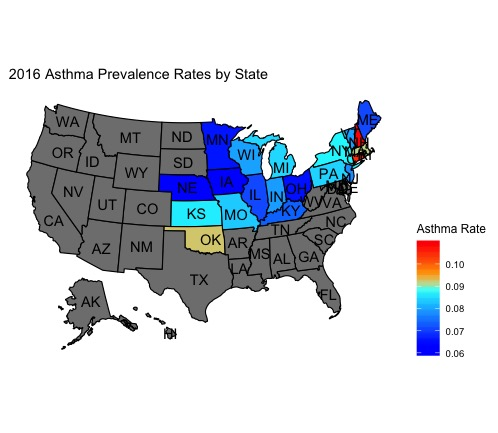

Reproduce this figure in R.
###------------------------------------
## Script for Spatial Data Analysis
## 2016 data
## Subset on 22 Northeast/Midwest states
##--------------------------------------

## load libraries
rm(list=ls())
library(data.table)
library(readxl)
library(RColorBrewer)
library(classInt)
library(geoR)
library(spBayes)
library(fields)
library(MBA)
library(akima)
library(ggplot2)
library(usmap)
library(colorRamps)
library(gstat)
library(CARBayes)
library(maptools)
library(spdep)
library(dplyr)
library(coda)

## set working directory
# setwd("~/repos/biostat-696-project")
# setwd("~/Documents/BIOSTATS 696 - Spatial Data Analysis/biostat-696-project")

## Read in the data
asthma = data.table(read.csv("2016Asthma_Final_w_KrigingParams_PM25.csv"))
asthma$fips = as.numeric(fips(asthma$state))

###-------------------------------------
## Subset on states with data/neighbors
## total of 22 states
###-------------------------------------
asthma[which(asthma$state == "New Hampshire"), "asthma_count"] = 28477
### 4/20 update -> I found 2015 asthma % data for Iowa (wrote about it more in the Overleaf paper)
# assuming the asthma rate stayed constant into the next year, multiply Iowa population by 0.06: 
asthma[which(asthma$state == "Iowa"), "asthma_count"] = 43822
## NOTE: MUST CHANGE POPULATION COUNTS TO REFLECT CHANGE IN YEAR

states_subset = c("Maine", "New Hampshire", "Vermont", "New York",
                  "Massachusetts", "Connecticut", "Rhode Island",
                  "New Jersey", "Pennsylvania", "Ohio", "Wisconsin",
                  "Indiana", "Kentucky", "Michigan", "Illinois",
                  "Missouri", "Iowa", "Minnesota", "Nebraska", 
                  "Kansas", "Oklahoma")
asthma_sub = asthma %>%
  filter(state %in% states_subset)

plot_usmap(data = asthma_sub[,1:3], values = "asthma_count", lines = "black", labels = TRUE) + 
  scale_fill_gradientn(colours=blue2red(8), name="Asthma Count") +
  theme(legend.position = "right") + 
  labs(title="2016 Asthma Counts")

asthma_percentage = asthma_sub$asthma_count / asthma_sub$total_population
plot_usmap(data = cbind(asthma_sub[,1:2], asthma_percentage), values = "asthma_percentage", lines = "black", labels = TRUE) + 
  scale_fill_gradientn(colours=blue2red(8), name="Asthma Rate") +
  theme(legend.position = "right") + 
  labs(title="2016 Asthma Prevalence Rates by State")


## AQI graph
plot_usmap(data = asthma_sub, values = "meanAQI.Ozone", lines = "black", labels = TRUE) + 
  scale_fill_gradientn(colours=blue2red(8), name="Mean AQI") +
  theme(legend.position = "right") + 
  labs(title="2016 Mean AQI by State")


####-----------------------------
## test moran's I for overall counts
####-----------------------------
# create spatial polygon of US
US = map("state",fill=TRUE,plot=FALSE)
US.poly = map2SpatialPolygons(US,IDs=sapply(strsplit(US$names,":"),function(x) x[1]),
                              proj4string=CRS("+proj=longlat + datum=wgs84"))
US.poly = US.poly[which(names(US.poly) %in% tolower(states_subset))]
US.nb = poly2nb(US.poly)
US.weights = nb2WB(US.nb)
US.list.w = nb2listw(US.nb)

# test Moran's I
moran.test(asthma_sub$asthma_count / asthma_sub$total_population, 
           listw = US.list.w, randomisation=FALSE)

  # Moran's I value is .0278 with corresponding pvalue = .3122 which is not significant at a 0.05 significance level, 
  # indicating that we fail to reject the null hypothesis and conclude that there is no spatial autocorrelation in the 
  # percentage of children in the population who have asthma between states

###----------------------------------
## test Moran's I for health indicators model
###----------------------------------
health_model = glm(asthma_count ~ offset(log(total_population)) + obesity_rate_2016 + pct_daily_smokers,
                   family = "poisson",
                   data = asthma_sub)
summary(health_model)
  # all variables significant
  # beta_obesity = -0.017, beta_smoking = -0.71
  # there seems to be a decrease in the prevalence of asthma with higher rates of obesity and smoking ????

moran.test(residuals(health_model),
           listw = US.list.w, randomisation = FALSE)
  # Moran's I value is -0.0673 with corresponding pvalue = .5 which is not significant at the 0.05 significance level,
  # indicating that we fail to reject the null hypothesis and conclude that there is no spatial autocorrelation in the
  # residuals of the number of children who get asthma when predicted by obesity rate and percentage of smokers in the population


###-------------------------------------
## Disease mapping for health indicators
###------------------------------------
set.seed(696)

# get weights
adj.US = US.weights$adj
rep.US = rep(1:nrow(asthma_sub),US.weights$num)
W = matrix(0, nrow(asthma_sub), nrow(asthma_sub))
for (i in 1:nrow(asthma_sub)) {
  W[i, adj.US[rep.US == i]] = rep(1, US.weights$num[i])
}

asthma_count = round(asthma_sub$asthma_count / 1000)
total_population = round(asthma_sub$total_population / 1000)

# run bayesian disease mapping model
health_dismap = S.CARleroux(formula = asthma_count ~ 
                            offset(log(total_population)) + 
                            asthma_sub$obesity_rate_2016 + asthma_sub$pct_daily_smokers,
                          W=W,
                          family = "poisson",
                          rho = 1,
                          burnin = 50000,
                          n.sample = 200000,
                          thin = 1,
                          prior.mean.beta = NULL,
                          prior.var.beta = NULL,
                          prior.nu2 = NULL,
                          prior.tau2 = NULL,
                          verbose = TRUE)




health_dismap$summary.results
  # obesity: non-significant based on the 95% credible interval. Overall, obesity is negatively related to asthma prevalence
  # smoking: non-significant based on the 95% credible interval. Overall, smoking is positively related to asthma prevalence
  # tau^2: measure of spatial variation. The estimate is positive suggesting that we have more events than what we would expect randomly

## function to get traceplots 
numBetas <- c("intercept","obesity_rate_2016", "pct_daily_smokers") #intercept + covariates 
traceplot(health_dismap$samples$beta, main="Trace of the Parameters")

## for loop to make the traceplots of the betas 
for(i in 1:length(numBetas)){
  traceplot(test[,i], main=paste0("Trace of ",numBetas[i]))
}

## traceplots of the spatial parameters 
traceplot(health_dismap$samples$tau2)
traceplot(health_dismap$samples$phi)

# posterior median
health_samples = health_dismap$samples$phi
health_median = as.numeric(apply(health_samples, 2, median))

plotclr = brewer.pal(4, "RdBu")[4:1]
class = classIntervals(health_median, 4,
                       style = "fixed",
                       fixedBreaks = c(-.12, -.06, 0, .06, .12))
colcode = findColours(class, plotclr)
plot(US.poly, border = "black", axes = TRUE, main = "Spatial Random Effects of Health Model\nPosterior Median")
plot(US.poly, col = colcode, add = TRUE)
legend(x = "bottomright", legend = c("[-.12, -.06)", "[-.06, 0)", "[0, .06)", "[.06, .12]"),
       fill = plotclr, cex = .75, ncol = 1, bty = "n")
  # Most of the states in the Midwest have negative median spatial effects, meaning that those
  # states had less asthma than would be expected by their smoking and obesity levels. 
  # Contrasting, most of the Northeast had more asthma than would be exptected by their smoking
  # and obesity levels.

# posterior 95% lower confidence interval bound
health_lower = as.numeric(apply(health_samples, 2, quantile, .025))

plotclr = brewer.pal(4, "Blues")[4:1]
class = classIntervals(health_lower, 4,
                       style = "fixed",
                       fixedBreaks = c(-.27, -.20, -.14, -.08, 0))
colcode = findColours(class, plotclr)
plot(US.poly, border = "black", axes = TRUE, main = "Spatial Random Effects of Health Model\nLower Bound")
plot(US.poly, col = colcode, add = TRUE)
legend(x = "bottomright", legend = c("[-.27, -.20)", "[-.20, -.14)", "[-.14, -.08)", "[-.08, 0]"),
       fill = plotclr, cex = .75, ncol = 1, bty = "n")
  # All of the states have a negative lower bound of their spatial random effects

# posterior 95% upper confidence interval bound
health_upper = as.numeric(apply(health_samples, 2, quantile, .975))

plotclr = brewer.pal(4, "Reds")[1:4]
class = classIntervals(health_upper, 4,
                       style = "fixed",
                       fixedBreaks = c(0, .08, .16, .24, .32))
colcode = findColours(class, plotclr)
plot(US.poly, border = "black", axes = TRUE, main = "Spatial Random Effects of Health Model\nUpper Bound")
plot(US.poly, col = colcode, add = TRUE)
legend(x = "bottomright", legend = c("[0, .08)", "[.08, .16)", "[.16, .24)", "[.24, .32]"),
       fill = plotclr, cex = .75, ncol = 1, bty = "n")
  # All of the states have a positive upper bound of their spatial random effects

  # since all of the lower bounds of the spatial random effects were negative and all of the upper bounds
  # of the upper bounds of the spatial random effects were positive, no states have a significant
  # difference in their asthma prevalence than would be expected by smoking and obesity values within that state


###-------------------------------------
## Disease mapping for environmental indicators
###------------------------------------

env_dismap = S.CARleroux(formula = asthma_count ~ 
                              offset(log(total_population)) + 
                              asthma_sub$meanAQI.PM2.5 + asthma_sub$meanAQI.Ozone +asthma_sub$meanAQI.Other,
                            W=W,
                            family = "poisson",
                            burnin = 50000,
                            n.sample = 200000,
                            thin = 1,
                            prior.mean.beta = NULL,
                            prior.var.beta = NULL,
                            prior.nu2 = NULL,
                            prior.tau2 = NULL,
                            verbose = TRUE)

### Traceplots for the beta parameters and spatial parameters: 

## function to get traceplots of the parameters 
environ_betas <- c("intercept","meanAQI.PM2.5", "meanAQI.Ozone") #intercept + covariates 
colnames(env_dismap$samples$beta) <- betas


## for loop to make the traceplots + density plots of the betas 
for(i in 1:length(environ_betas)){
  traceplot(env_dismap$samples$beta[,i], main=paste0("Trace of ",environ_betas[i]))
  plot(density(env_dismap$samples$beta[,i]), main=paste0("Density of ",environ_betas[i]))
}

## traceplots + density plots of the spatial parameters 
traceplot(env_dismap$samples$phi, main="Traceplot of Phi")
plot(density(env_dismap$samples$phi), main="Density of Phi")
traceplot(env_dismap$samples$tau2)


env_dismap$summary.results
  # PM2.5: non-significant based on the 95% credible interval. Overall, PM2.5 is positively related to asthma prevalence
  # ozone: non-significant based on the 95% credible interval. Overall, ozone concentration is positively related to asthma prevalence
  # tau^2: measure of spatial variation. The estimate is positive suggesting that we have more events than what we would expect randomly

# posterior median
env_samples = env_dismap$samples$phi
env_median = as.numeric(apply(env_samples, 2, median))

plotclr = brewer.pal(4, "RdBu")[4:1]
class = classIntervals(env_median, 4,
                       style = "fixed",
                       fixedBreaks = c(-.12, -.06, 0, .06, .12))
colcode = findColours(class, plotclr)
plot(US.poly, border = "black", axes = TRUE, main = "Spatial Random Effects of Environmental Model\nPosterior Median")
plot(US.poly, col = colcode, add = TRUE)
legend(x = "bottomright", legend = c("[-.12, -.06)", "[-.06, 0)", "[0, .06)", "[.06, .12]"),
       fill = plotclr, cex = .75, ncol = 1, bty = "n")
  # Most of the states in the Midwest have negative median spatial effects, meaning that those
  # states had less asthma than would be expected by their PM2.5 and ozone concentration levels. 
  # Contrasting, the Northeast had more asthma than would be exptected by their PM2.5 and ozone
  # concentration levels.

# posterior 95% lower confidence interval bound
env_lower = as.numeric(apply(env_samples, 2, quantile, .025))

plotclr = brewer.pal(4, "Blues")[4:1]
class = classIntervals(env_lower, 4,
                       style = "fixed",
                       fixedBreaks = c(-.27, -.20, -.14, 0, .005))
colcode = findColours(class, plotclr)
plot(US.poly, border = "black", axes = TRUE, main = "Spatial Random Effects of Environmental Model\nLower Bound")
plot(US.poly, col = colcode, add = TRUE)
legend(x = "bottomright", legend = c("[-.27, -.20)", "[-.20, -.14)", "[-.14, 0)", "[0, .005]"),
       fill = plotclr, cex = .75, ncol = 1, bty = "n")
  # Most of the states have a negative lower bound of their spatial random effects
  # except for Massachusetts which has a sligtly positive upper bound

# posterior 95% upper confidence interval bound
env_upper = as.numeric(apply(env_samples, 2, quantile, .975))

plotclr = brewer.pal(4, "Reds")[1:4]
class = classIntervals(env_upper, 4,
                       style = "fixed",
                       fixedBreaks = c(-.005, 0, .15, .22, .31))
colcode = findColours(class, plotclr)
plot(US.poly, border = "black", axes = TRUE, main = "Spatial Random Effects of Environmental Model\nUpper Bound")
plot(US.poly, col = colcode, add = TRUE)
legend(x = "bottomright", legend = c("[-.005, 0)", "[0, .15)", "[.15, .22)", "[.22, .31]"),
       fill = plotclr, cex = .75, ncol = 1, bty = "n")
  # Most of the states have a positive upper bound of their spatial random effects
  # Ohio and Illinois have negative upper bounds of thier spatial random effects. 

  # overall most of the states do not have significant spatial random effects, meaning that their
  # asthma prevalence is no different than what we would expect given their PM2.5 and ozone concentration
  # levels. Contrasting, Ohio and Illinois have negative spatial random effects meaning that they have less
  # asthma prevalence than would be expected by their PM2.5 and ozone concentration whereas Massachusetts
  # has a positive spatial random effect and thus has more asthma than would be expected by PM2.5 and
  # ozone concentration. 

###-------------------------------------
## Disease mapping for socioeconomic indicators
###------------------------------------

socio_dismap = S.CARleroux(formula = asthma_count ~ 
                           offset(log(total_population)) + 
                           asthma_sub$pct_black + asthma_sub$pct_high_school,
                         W=W,
                         family = "poisson",
                         rho = 1,
                         burnin = 50000,
                         n.sample = 200000,
                         thin = 1,
                         prior.mean.beta = NULL,
                         prior.var.beta = NULL,
                         prior.nu2 = NULL,
                         prior.tau2 = NULL,
                         verbose = TRUE)

## function to get traceplots 
socio_betas <- c("intercept","pct_black", "pct_high_school") #intercept + covariates 
colnames(env_dismap$samples$beta) <- socio_betas


## for loop to make the traceplots of the betas 
for(i in 1:length(socio_betas)){
  traceplot(env_dismap$samples$beta[,i], main=paste0("Trace of ",socio_betas[i]))
  plot(density(env_dismap$samples$beta[,i]), main=paste0("Density of ",socio_betas[i]))
}



socio_dismap$summary.results
  # pct_black: non-significant based on the 95% credible interval. Overall, pct_black is negatively related to asthma prevalence
  # pct_high_school: non-significant based on the 95% credible interval. Overall, pct_high_school is negatively related to asthma prevalence
  # tau^2: measure of spatial variation. The estimate is positive suggesting that we have more events than what we would expect randomly

# posterior median
socio_samples = socio_dismap$samples$phi
socio_median = as.numeric(apply(socio_samples, 2, median))

plotclr = brewer.pal(4, "RdBu")[4:1]
class = classIntervals(socio_median, 4,
                       style = "fixed",
                       fixedBreaks = c(-.12, -.06, 0, .06, .13))
colcode = findColours(class, plotclr)
plot(US.poly, border = "black", axes = TRUE, main = "Spatial Random Effects of Socioeconomic Model\nPosterior Median")
plot(US.poly, col = colcode, add = TRUE)
legend(x = "bottomright", legend = c("[-.12, -.06)", "[-.06, 0)", "[0, .06)", "[.06, .13]"),
       fill = plotclr, cex = .75, ncol = 1, bty = "n")
  # Most of the states in the Midwest have negative median spatial effects, meaning that those
  # states had less asthma than would be expected by their PM2.5 and ozone concentration levels. 
  # Contrasting, the Northeast had more asthma than would be exptected by their PM2.5 and ozone
  # concentration levels.

# posterior 95% lower confidence interval bound
socio_lower = as.numeric(apply(socio_samples, 2, quantile, .025))

plotclr = brewer.pal(4, "Blues")[4:1]
class = classIntervals(env_lower, 4,
                       style = "fixed",
                       fixedBreaks = c(-.29, -.21, -.14, 0, .02))
colcode = findColours(class, plotclr)
plot(US.poly, border = "black", axes = TRUE, main = "Spatial Random Effects of Socioeconomic Model\nLower Bound")
plot(US.poly, col = colcode, add = TRUE)
legend(x = "bottomright", legend = c("[-.29, -.21)", "[-.21, -.14)", "[-.14, 0)", "[0, .02]"),
       fill = plotclr, cex = .75, ncol = 1, bty = "n")
  # Most of the states have a negative lower bound of their spatial random effects
  # except for Massachusetts which has a sligtly positive upper bound 

# posterior 95% upper confidence interval bound
socio_upper = as.numeric(apply(socio_samples, 2, quantile, .975))

plotclr = brewer.pal(4, "Reds")[1:4]
class = classIntervals(socio_upper, 4,
                       style = "fixed",
                       fixedBreaks = c(0, .07, .15, .21, .29))
colcode = findColours(class, plotclr)
plot(US.poly, border = "black", axes = TRUE, main = "Spatial Random Effects of Socioeconomic Model\nUpper Bound")
plot(US.poly, col = colcode, add = TRUE)
legend(x = "bottomright", legend = c("[0, .07)", "[.07, .15)", "[.15, .21)", "[.21, .29]"),
       fill = plotclr, cex = .75, ncol = 1, bty = "n")
  # All of the states have a positive upper bound of their spatial random effects

  # All of the states besides Massachuessets have insignificant spatial random effects.
  # Massachuestts has a positive spatial random effect meaning they have more asthma than
  # would be expected by the percentage of the population that is Black and the percentage
  # of the population with a high school degree. 
